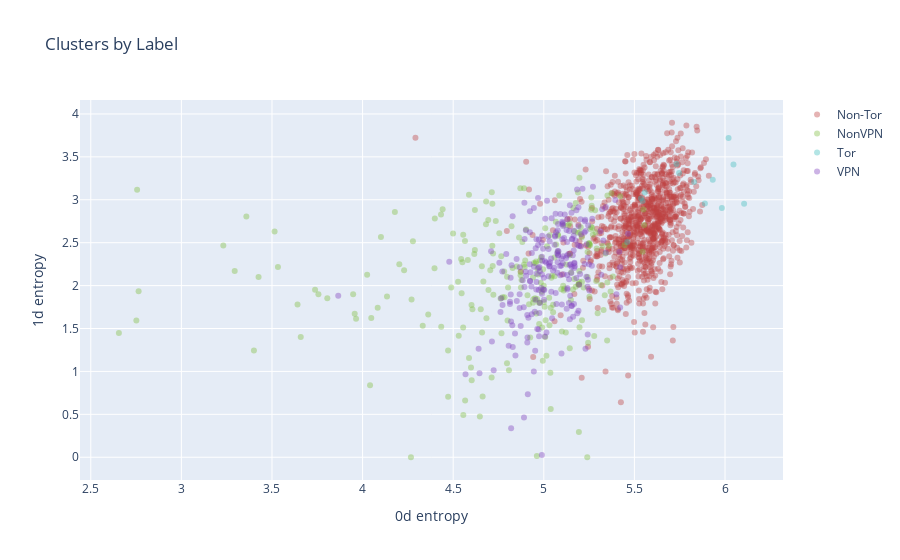

Source (notebook cell):
### Code cell
traffic_dataset_1['n_100_TDA_0_1_2_full'] = run_tda_on_dataset(traffic_dataset_1['Dataset'], target_label='Traffic Type', n_points=100, dimension=(0,1,2))

md = top_to_model_data(traffic_dataset_1['n_100_TDA_0_1_2_full'])
show_clusters_by_label_2D(md, '0d entropy', '1d entropy', 'Traffic Type', samples=1400)

### Figure 1 — Plotly figure (JSON) as saved in the notebook; plotly's stock layout.template omitted (floating-point values rounded to 4 significant figures; data arrays with more than 128 entries replaced by an {"elided": "..."} marker saying what was removed)
{"data": [{"marker": {"color": "rgba(191.25, 63.75, 63.75, 0.4)"}, "mode": "markers", "name": "Non-Tor", "type": "scatter", "x": {"elided": "925 float values"}, "y": {"elided": "925 float values"}}, {"marker": {"color": "rgba(127.50000000000003, 191.25, 63.75, 0.4)"}, "mode": "markers", "name": "NonVPN", "type": "scatter", "x": {"elided": "236 float values"}, "y": {"elided": "236 float values"}}, {"marker": {"color": "rgba(63.75, 191.24999999999997, 191.25, 0.4)"}, "mode": "markers", "name": "Tor", "type": "scatter", "x": [5.536, 6.02, 5.545, 5.46, 6.105, 5.932, 5.747, 5.557, 6.047, 5.732, 5.983, 5.83, 5.889], "y": [3.016, 3.721, 2.986, 2.509, 2.953, 3.233, 3.312, 3.084, 3.412, 3.417, 2.903, 3.208, 2.957]}, {"marker": {"color": "rgba(127.49999999999994, 63.75, 191.25, 0.4)"}, "mode": "markers", "name": "VPN", "type": "scatter", "x": {"elided": "226 float values"}, "y": {"elided": "226 float values"}}], "layout": {"title": {"text": "Clusters by Label"}, "xaxis": {"ticklen": 5, "title": {"text": "0d entropy"}, "zeroline": false}, "yaxis": {"ticklen": 5, "title": {"text": "1d entropy"}, "zeroline": false}}}
